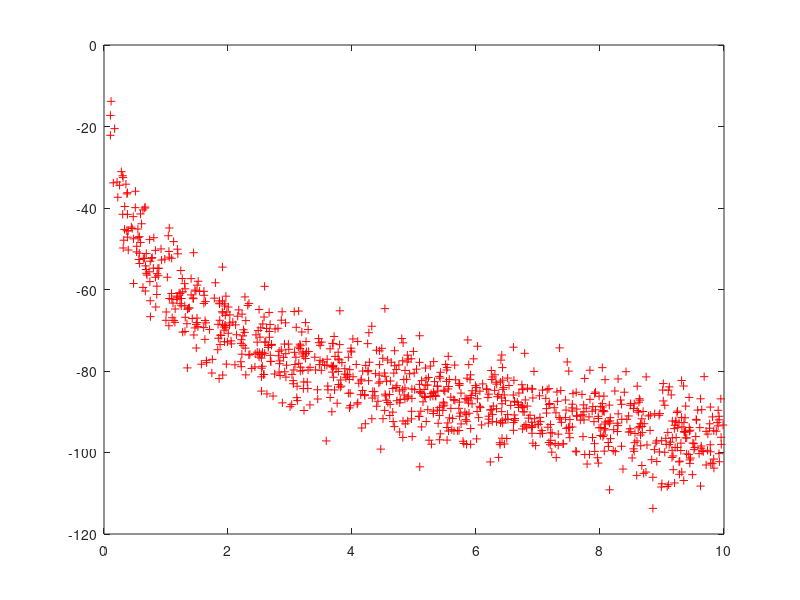
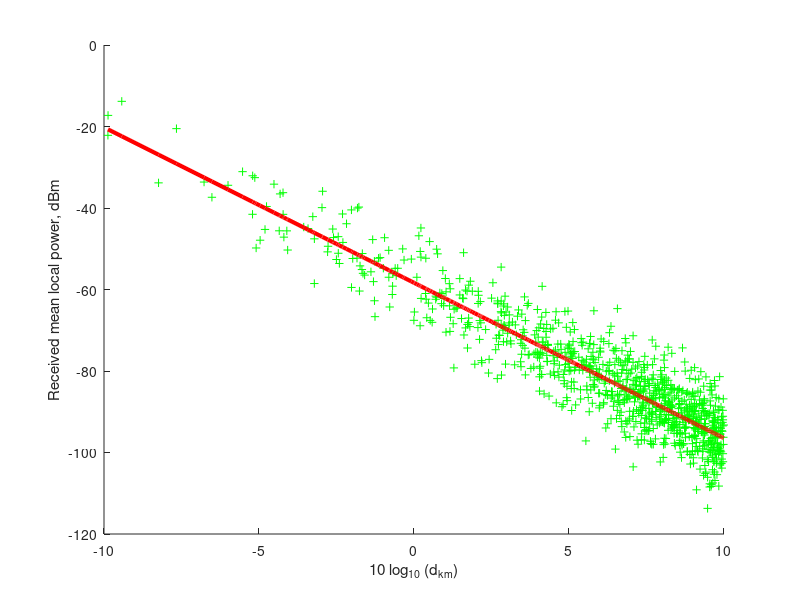
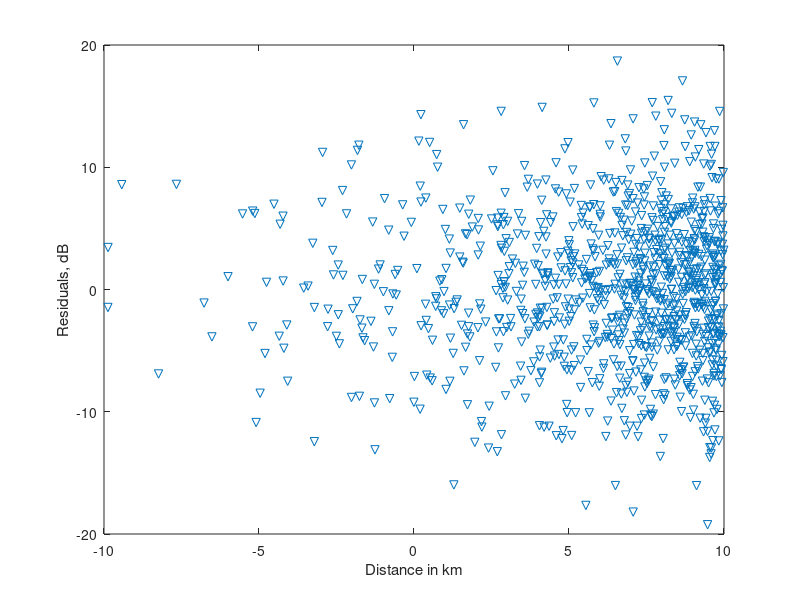
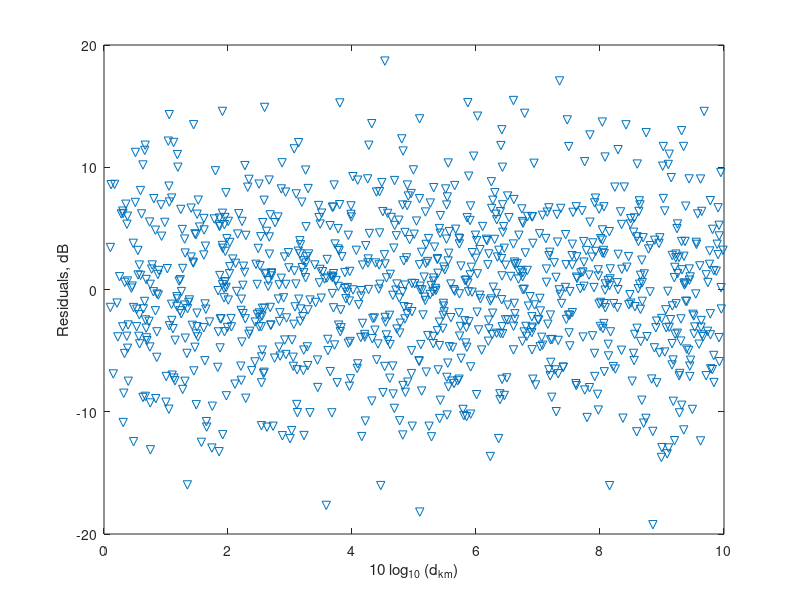

MATLAB code to generate these figures, in order:
% pathLossRegr

% ---------------------------------------------------------------
clear, clc, close all

load pathloss

%%

[distkm,I] = sort(distkm);
Pr = Pr(I);
figure, plot(distkm, Pr, '+r')

dlog = 10*log10(distkm);

%%
figure, hold on; 
plot(dlog, Pr, '+g')
N = 1;
P = polyfit(dlog,Pr,N);

disp(['Stright line coefficients: a_1 : ',num2str(P(1)),' and a_0 : ',num2str(P(2))])
disp(' ')

Prfitted = polyval(P,dlog);
plot(dlog, Prfitted, 'r', 'LineWidth', 3)
xlabel('10 log_1_0 (d_k_m)')
ylabel('Received mean local power, dBm') 


%%

X = Pr - Prfitted;
figure, plot(dlog, X, 'v')
xlabel('Distance in km')
ylabel('Residuals, dB')
figure, plot(distkm, X, 'v') 
xlabel('10 log_1_0 (d_k_m)')
ylabel('Residuals, dB')
meanX = mean(X);
sigmaL = std(X);
disp(['Mean and stadard deviation of random variable X :', num2str(meanX),'  ', num2str(sigmaL)])
disp(' ')
%%  analisys of the goodness of fit

St = sum(Pr.^2 - mean(Pr)^2);
Sr = sum(Pr.^2 - Prfitted.^2);
n = length(Pr);

sy = sqrt(St/(n-1));
syx = sqrt(Sr/(n-2));

r2 = (St - Sr)/St;

disp(['Model''s coefficient of determination : ',num2str(r2)])











